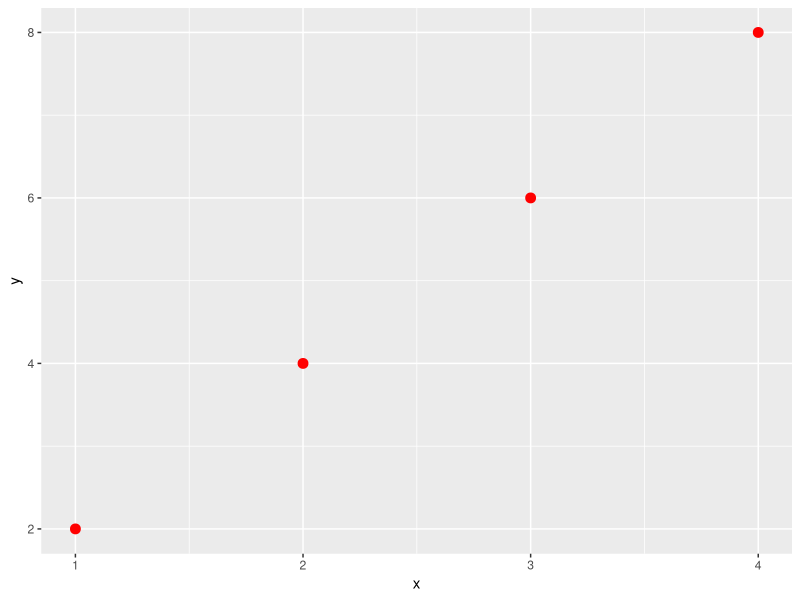

This figure's R source:
library(ggplot2)


x = c(1, 2, 3, 4)
y = c(2, 4, 6, 8)

df = data.frame(x, y)

ggplot()+
  geom_point(aes(x, y), colour="red", size = 3)
